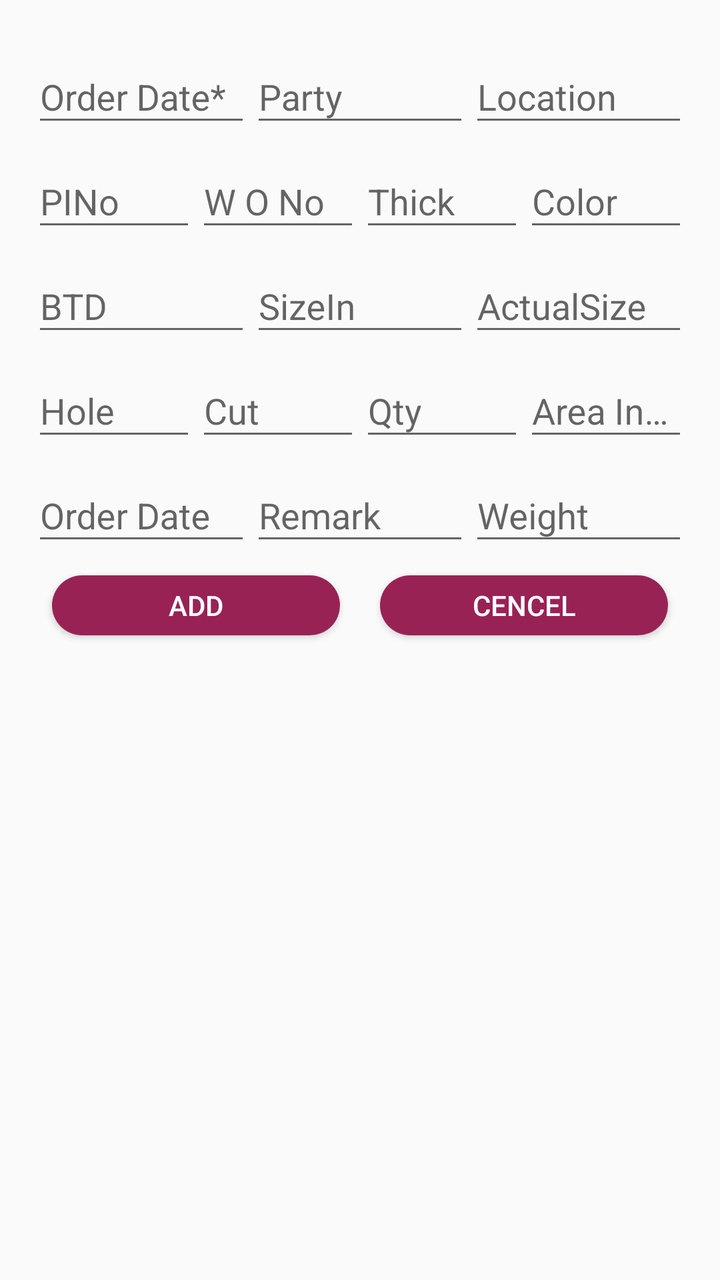
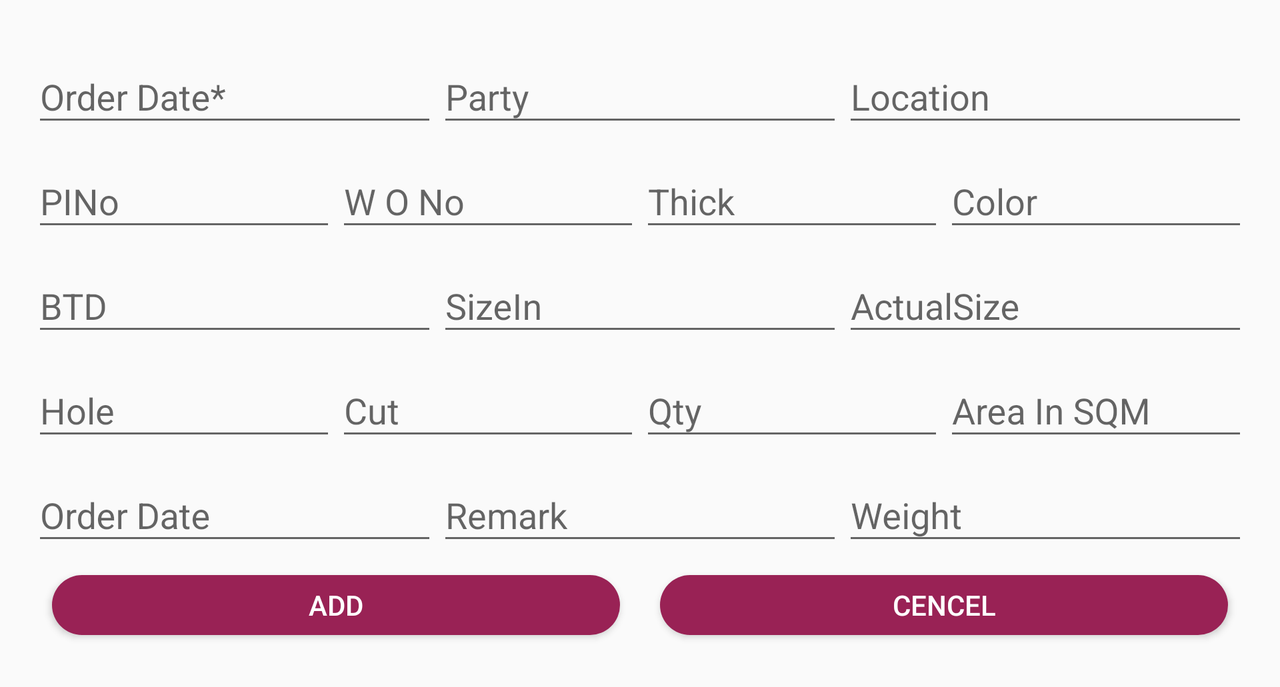

One screen, two layout resources from the same app: the default and the repository's alternative for another configuration. Each is rendered where Android would select it; the XML of both is given below.
<!-- AndroidManifest.xml: application theme AppTheme -->
<!-- res/layout/order_dialog.xml -->
<?xml version="1.0" encoding="utf-8"?>
<LinearLayout xmlns:android="http://schemas.android.com/apk/res/android"
    android:layout_width="match_parent"
    android:layout_height="match_parent"
    android:orientation="vertical"
    android:padding="@dimen/activity_horizontal_margin">




        <LinearLayout
            android:layout_width="match_parent"
            android:layout_height="wrap_content"
            android:orientation="horizontal">
            <android.support.design.widget.TextInputLayout
                android:id="@+id/input_layout_WorkingDate"
                android:layout_width="wrap_content"
                android:layout_height="wrap_content"
                android:layout_weight="1">

                <android.support.v7.widget.AppCompatEditText
                    android:id="@+id/editTextWorkingDate"
                    android:layout_width="match_parent"
                    android:layout_height="wrap_content"
                    android:hint="Order Date*"
                    android:inputType="date" />

            </android.support.design.widget.TextInputLayout>
            <android.support.design.widget.TextInputLayout
                android:id="@+id/input_layout_PartyName"
                android:layout_width="wrap_content"
                android:layout_height="wrap_content"
                android:layout_weight="1">

                <android.support.v7.widget.AppCompatEditText
                    android:id="@+id/editTextPartyName"
                    android:layout_width="match_parent"
                   android:layout_height="wrap_content"
                    android:hint="Party" />
                <requestFocus></requestFocus>
            </android.support.design.widget.TextInputLayout>
            <android.support.design.widget.TextInputLayout
                android:id="@+id/input_layout_Location"
                android:layout_width="wrap_content"
                android:layout_height="wrap_content"
                android:layout_weight="1">

                <android.support.v7.widget.AppCompatEditText
                    android:id="@+id/editTextLocation"
                    android:layout_width="match_parent"

                    android:layout_height="wrap_content"
                    android:hint="Location"
                    />

            </android.support.design.widget.TextInputLayout>



        </LinearLayout>
        <LinearLayout
            android:layout_width="match_parent"
            android:layout_height="wrap_content"
            android:orientation="horizontal">
            <android.support.design.widget.TextInputLayout
                android:id="@+id/input_layout_PINo"
                android:layout_width="wrap_content"
                android:layout_height="wrap_content"
                android:layout_weight="1">
                <android.support.v7.widget.AppCompatEditText
                    android:layout_width="match_parent"
                    android:layout_height="wrap_content"
                    android:id="@+id/editTextPINo"
                    android:hint="PINo"
                    android:inputType="number"
                    />

            </android.support.design.widget.TextInputLayout>
            <android.support.design.widget.TextInputLayout
                android:id="@+id/input_layout_workOrderNo"
                android:layout_width="wrap_content"
                android:layout_height="wrap_content"
                android:layout_weight="1">
                <android.support.v7.widget.AppCompatEditText
                    android:layout_width="match_parent"
                    android:layout_height="wrap_content"
                    android:id="@+id/editTextworkOrderNo"
                    android:hint="W O No"

                    />

            </android.support.design.widget.TextInputLayout>
            <android.support.design.widget.TextInputLayout
                android:id="@+id/input_layout_Thick"
                android:layout_width="wrap_content"
                android:layout_height="wrap_content"
                android:layout_weight="1">
                <android.support.v7.widget.AppCompatEditText
                    android:layout_width="match_parent"
                    android:layout_height="wrap_content"
                    android:id="@+id/editTextThick"
                    android:hint="Thick"

                    />

            </android.support.design.widget.TextInputLayout>

            <android.support.design.widget.TextInputLayout
                android:id="@+id/input_layout_Color"
                android:layout_width="wrap_content"
                android:layout_height="wrap_content"
                android:layout_weight="1">
                <android.support.v7.widget.AppCompatEditText
                    android:layout_width="match_parent"
                    android:layout_height="wrap_content"
                    android:id="@+id/editTextColor"
                    android:hint="Color"

                    />

            </android.support.design.widget.TextInputLayout>



        </LinearLayout>
        <LinearLayout
            android:layout_width="match_parent"
            android:layout_height="wrap_content"
            android:orientation="horizontal">
            <android.support.design.widget.TextInputLayout
                android:id="@+id/input_layout_BTD"
                android:layout_width="wrap_content"
                android:layout_height="wrap_content"
                android:layout_weight="1">
                <android.support.v7.widget.AppCompatEditText
                    android:layout_width="match_parent"
                    android:layout_height="wrap_content"
                    android:id="@+id/editTextBTD"
                    android:hint="BTD"

                    />

            </android.support.design.widget.TextInputLayout>

            <android.support.design.widget.TextInputLayout
                android:id="@+id/input_layout_SizeIn"
                android:layout_width="wrap_content"
                android:layout_height="wrap_content"
                android:layout_weight="1">
                <android.support.v7.widget.AppCompatEditText
                    android:layout_width="match_parent"
                    android:layout_height="wrap_content"
                    android:id="@+id/editTextSizeIn"
                    android:hint="SizeIn"

                    />

            </android.support.design.widget.TextInputLayout>
            <android.support.design.widget.TextInputLayout
                android:id="@+id/input_layout_ActualSize"
                android:layout_width="wrap_content"
                android:layout_height="wrap_content"
                android:layout_weight="1">
                <android.support.v7.widget.AppCompatEditText
                    android:layout_width="match_parent"
                    android:layout_height="wrap_content"
                    android:id="@+id/editTextActualSize"
                    android:hint="ActualSize"

                    />

            </android.support.design.widget.TextInputLayout>


        </LinearLayout>
        <LinearLayout
            android:layout_width="match_parent"
            android:layout_height="wrap_content"
            android:orientation="horizontal">
            <android.support.design.widget.TextInputLayout
                android:id="@+id/input_layout_Hole"
                android:layout_width="wrap_content"
                android:layout_height="wrap_content"
                android:layout_weight="1">
                <android.support.v7.widget.AppCompatEditText
                    android:layout_width="match_parent"
                    android:layout_height="wrap_content"
                    android:id="@+id/editTextHole"
                    android:hint="Hole"

                    />

            </android.support.design.widget.TextInputLayout>

            <android.support.design.widget.TextInputLayout
                android:id="@+id/input_layout_Cut"
                android:layout_width="wrap_content"
                android:layout_height="wrap_content"
                android:layout_weight="1">
                <android.support.v7.widget.AppCompatEditText
                    android:layout_width="match_parent"
                    android:layout_height="wrap_content"
                    android:id="@+id/editTextCut"
                    android:hint="Cut"

                    />

            </android.support.design.widget.TextInputLayout>
            <android.support.design.widget.TextInputLayout
                android:id="@+id/input_layout_Qty"
                android:layout_width="wrap_content"
                android:layout_height="wrap_content"
                android:layout_weight="1">
                <android.support.v7.widget.AppCompatEditText
                    android:layout_width="match_parent"
                    android:layout_height="wrap_content"
                    android:id="@+id/editTextQty"
                    android:hint="Qty" android:inputType="number"

                    />

            </android.support.design.widget.TextInputLayout>
            <android.support.design.widget.TextInputLayout
                android:id="@+id/input_layout_AreaInSQM"
                android:layout_width="wrap_content"
                android:layout_height="wrap_content"
                android:layout_weight="1">
                <android.support.v7.widget.AppCompatEditText
                    android:layout_width="match_parent"
                    android:layout_height="wrap_content"
                    android:id="@+id/editTextAreaInSQM"
                    android:hint="Area In SQM" android:inputType="numberDecimal"

                    />

            </android.support.design.widget.TextInputLayout>


        </LinearLayout>
        <LinearLayout
            android:layout_width="match_parent"
            android:layout_height="wrap_content"
            android:orientation="horizontal">
            <android.support.design.widget.TextInputLayout
                android:id="@+id/input_layout_OrderDate"
                android:layout_width="wrap_content"
                android:layout_height="wrap_content"
                android:layout_weight="1">
                <android.support.v7.widget.AppCompatEditText
                    android:layout_width="match_parent"
                    android:layout_height="wrap_content"
                    android:id="@+id/editTextOrderDate"
                    android:hint="Order Date"
                    android:inputType="date"
                   />

            </android.support.design.widget.TextInputLayout>

            <android.support.design.widget.TextInputLayout
                android:id="@+id/input_layout_Remark"
                android:layout_width="wrap_content"
                android:layout_height="wrap_content"
                android:layout_weight="1">
                <android.support.v7.widget.AppCompatEditText
                    android:layout_width="match_parent"
                    android:layout_height="wrap_content"
                    android:id="@+id/editTextRemark"
                    android:hint="Remark"
                    android:inputType="none"
                    />

            </android.support.design.widget.TextInputLayout>

            <android.support.design.widget.TextInputLayout
                android:id="@+id/input_layout_Weight"
                android:layout_width="wrap_content"
                android:layout_height="wrap_content"
                android:layout_weight="1">
                <android.support.v7.widget.AppCompatEditText
                    android:layout_width="match_parent"
                    android:layout_height="wrap_content"
                    android:id="@+id/editTextWeight"
                    android:hint="Weight" android:inputType="numberDecimal"

                    />

            </android.support.design.widget.TextInputLayout>


        </LinearLayout>
        <LinearLayout
            android:layout_width="match_parent"
            android:layout_height="wrap_content"
            android:orientation="horizontal">

            <CheckBox
                android:id="@+id/checkBox"
                android:layout_width="wrap_content"
                android:layout_height="wrap_content"
                android:layout_weight="1"
                android:text="Resat Status of this order"
                android:visibility="gone" />
        </LinearLayout>
        <LinearLayout
            android:layout_width="match_parent"
            android:layout_height="wrap_content"
            android:orientation="horizontal">



            <Button
                android:id="@+id/buttonAddOrder"
                android:layout_width="wrap_content"
                android:layout_height="30dp"
                android:layout_margin="10dp"
                android:layout_weight="1"
                android:background="@drawable/button_background"
                android:text="Add"

                android:textColor="@color/white" />

            <Button
                android:id="@+id/buttonCancel"
                android:layout_width="wrap_content"
                android:layout_height="30dp"
                android:layout_margin="10dp"
                android:layout_weight="1"
                android:background="@drawable/button_background"
                android:text="Cencel"

                android:textColor="@color/white"/>

        </LinearLayout>



</LinearLayout>
<!-- resources referenced by this layout -->
<resources>
  <color name="white">#fff</color>
  <dimen name="activity_horizontal_margin">16dp</dimen>
  <!-- drawable button_background (drawable) -->
  <?xml version="1.0" encoding="utf-8"?>
  <shape xmlns:android="http://schemas.android.com/apk/res/android"
      android:shape="rectangle">
      <solid android:color="@color/button_background_color" />
      <corners android:radius="70dp" />
  </shape>
  <style name="AppTheme" parent="Theme.AppCompat.Light.DarkActionBar">
          
          <item name="colorPrimary">@color/button_background_color</item>
          <item name="colorPrimaryDark">@color/statusBarColor</item>
          <item name="colorAccent">@color/colorAccent</item>
      </style>
  <color name="button_background_color">#925</color>
  <color name="colorAccent">#FF4081</color>
</resources>
<!-- res/layout-land/order_dialog.xml (the repository's variant of the layout above) -->
<!-- drawn on the phone turned sideways -->
<?xml version="1.0" encoding="utf-8"?>
<ScrollView xmlns:android="http://schemas.android.com/apk/res/android"
    android:layout_width="fill_parent"
    android:layout_height="wrap_content"
    android:layout_weight="1" >
<LinearLayout
    android:layout_width="match_parent"
    android:layout_height="match_parent"
    android:orientation="vertical"
    android:padding="@dimen/activity_horizontal_margin">




    <LinearLayout
        android:layout_width="match_parent"
        android:layout_height="wrap_content"
        android:orientation="horizontal">
        <android.support.design.widget.TextInputLayout
            android:id="@+id/input_layout_WorkingDate"
            android:layout_width="wrap_content"
            android:layout_height="wrap_content"
            android:layout_weight="1">

            <android.support.v7.widget.AppCompatEditText
                android:id="@+id/editTextWorkingDate"
                android:layout_width="match_parent"
                android:layout_height="wrap_content"
                android:hint="Order Date*"
                android:inputType="date" />

        </android.support.design.widget.TextInputLayout>
        <android.support.design.widget.TextInputLayout
            android:id="@+id/input_layout_PartyName"
            android:layout_width="wrap_content"
            android:layout_height="wrap_content"
            android:layout_weight="1">

            <android.support.v7.widget.AppCompatEditText
                android:id="@+id/editTextPartyName"
                android:layout_width="match_parent"
                android:layout_height="wrap_content"
                android:hint="Party" />
            <requestFocus></requestFocus>
        </android.support.design.widget.TextInputLayout>
        <android.support.design.widget.TextInputLayout
            android:id="@+id/input_layout_Location"
            android:layout_width="wrap_content"
            android:layout_height="wrap_content"
            android:layout_weight="1">

            <android.support.v7.widget.AppCompatEditText
                android:id="@+id/editTextLocation"
                android:layout_width="match_parent"

                android:layout_height="wrap_content"
                android:hint="Location"
                />

        </android.support.design.widget.TextInputLayout>



    </LinearLayout>
    <LinearLayout
        android:layout_width="match_parent"
        android:layout_height="wrap_content"
        android:orientation="horizontal">
        <android.support.design.widget.TextInputLayout
            android:id="@+id/input_layout_PINo"
            android:layout_width="wrap_content"
            android:layout_height="wrap_content"
            android:layout_weight="1">
            <android.support.v7.widget.AppCompatEditText
                android:layout_width="match_parent"
                android:layout_height="wrap_content"
                android:id="@+id/editTextPINo"
                android:hint="PINo"
                android:inputType="number"
                />

        </android.support.design.widget.TextInputLayout>
        <android.support.design.widget.TextInputLayout
            android:id="@+id/input_layout_workOrderNo"
            android:layout_width="wrap_content"
            android:layout_height="wrap_content"
            android:layout_weight="1">
            <android.support.v7.widget.AppCompatEditText
                android:layout_width="match_parent"
                android:layout_height="wrap_content"
                android:id="@+id/editTextworkOrderNo"
                android:hint="W O No"

                />

        </android.support.design.widget.TextInputLayout>
        <android.support.design.widget.TextInputLayout
            android:id="@+id/input_layout_Thick"
            android:layout_width="wrap_content"
            android:layout_height="wrap_content"
            android:layout_weight="1">
            <android.support.v7.widget.AppCompatEditText
                android:layout_width="match_parent"
                android:layout_height="wrap_content"
                android:id="@+id/editTextThick"
                android:hint="Thick"

                />

        </android.support.design.widget.TextInputLayout>

        <android.support.design.widget.TextInputLayout
            android:id="@+id/input_layout_Color"
            android:layout_width="wrap_content"
            android:layout_height="wrap_content"
            android:layout_weight="1">
            <android.support.v7.widget.AppCompatEditText
                android:layout_width="match_parent"
                android:layout_height="wrap_content"
                android:id="@+id/editTextColor"
                android:hint="Color"

                />

        </android.support.design.widget.TextInputLayout>



    </LinearLayout>
    <LinearLayout
        android:layout_width="match_parent"
        android:layout_height="wrap_content"
        android:orientation="horizontal">
        <android.support.design.widget.TextInputLayout
            android:id="@+id/input_layout_BTD"
            android:layout_width="wrap_content"
            android:layout_height="wrap_content"
            android:layout_weight="1">
            <android.support.v7.widget.AppCompatEditText
                android:layout_width="match_parent"
                android:layout_height="wrap_content"
                android:id="@+id/editTextBTD"
                android:hint="BTD"

                />

        </android.support.design.widget.TextInputLayout>

        <android.support.design.widget.TextInputLayout
            android:id="@+id/input_layout_SizeIn"
            android:layout_width="wrap_content"
            android:layout_height="wrap_content"
            android:layout_weight="1">
            <android.support.v7.widget.AppCompatEditText
                android:layout_width="match_parent"
                android:layout_height="wrap_content"
                android:id="@+id/editTextSizeIn"
                android:hint="SizeIn"

                />

        </android.support.design.widget.TextInputLayout>
        <android.support.design.widget.TextInputLayout
            android:id="@+id/input_layout_ActualSize"
            android:layout_width="wrap_content"
            android:layout_height="wrap_content"
            android:layout_weight="1">
            <android.support.v7.widget.AppCompatEditText
                android:layout_width="match_parent"
                android:layout_height="wrap_content"
                android:id="@+id/editTextActualSize"
                android:hint="ActualSize"

                />

        </android.support.design.widget.TextInputLayout>


    </LinearLayout>
    <LinearLayout
        android:layout_width="match_parent"
        android:layout_height="wrap_content"
        android:orientation="horizontal">
        <android.support.design.widget.TextInputLayout
            android:id="@+id/input_layout_Hole"
            android:layout_width="wrap_content"
            android:layout_height="wrap_content"
            android:layout_weight="1">
            <android.support.v7.widget.AppCompatEditText
                android:layout_width="match_parent"
                android:layout_height="wrap_content"
                android:id="@+id/editTextHole"
                android:hint="Hole"

                />

        </android.support.design.widget.TextInputLayout>

        <android.support.design.widget.TextInputLayout
            android:id="@+id/input_layout_Cut"
            android:layout_width="wrap_content"
            android:layout_height="wrap_content"
            android:layout_weight="1">
            <android.support.v7.widget.AppCompatEditText
                android:layout_width="match_parent"
                android:layout_height="wrap_content"
                android:id="@+id/editTextCut"
                android:hint="Cut"

                />

        </android.support.design.widget.TextInputLayout>
        <android.support.design.widget.TextInputLayout
            android:id="@+id/input_layout_Qty"
            android:layout_width="wrap_content"
            android:layout_height="wrap_content"
            android:layout_weight="1">
            <android.support.v7.widget.AppCompatEditText
                android:layout_width="match_parent"
                android:layout_height="wrap_content"
                android:id="@+id/editTextQty"
                android:hint="Qty" android:inputType="number"

                />

        </android.support.design.widget.TextInputLayout>
        <android.support.design.widget.TextInputLayout
            android:id="@+id/input_layout_AreaInSQM"
            android:layout_width="wrap_content"
            android:layout_height="wrap_content"
            android:layout_weight="1">
            <android.support.v7.widget.AppCompatEditText
                android:layout_width="match_parent"
                android:layout_height="wrap_content"
                android:id="@+id/editTextAreaInSQM"
                android:hint="Area In SQM" android:inputType="numberDecimal"

                />

        </android.support.design.widget.TextInputLayout>


    </LinearLayout>
    <LinearLayout
        android:layout_width="match_parent"
        android:layout_height="wrap_content"
        android:orientation="horizontal">
        <android.support.design.widget.TextInputLayout
            android:id="@+id/input_layout_OrderDate"
            android:layout_width="wrap_content"
            android:layout_height="wrap_content"
            android:layout_weight="1">
            <android.support.v7.widget.AppCompatEditText
                android:layout_width="match_parent"
                android:layout_height="wrap_content"
                android:id="@+id/editTextOrderDate"
                android:hint="Order Date"
                android:inputType="date"
                />

        </android.support.design.widget.TextInputLayout>

        <android.support.design.widget.TextInputLayout
            android:id="@+id/input_layout_Remark"
            android:layout_width="wrap_content"
            android:layout_height="wrap_content"
            android:layout_weight="1">
            <android.support.v7.widget.AppCompatEditText
                android:layout_width="match_parent"
                android:layout_height="wrap_content"
                android:id="@+id/editTextRemark"
                android:hint="Remark"
                android:inputType="none"
                />

        </android.support.design.widget.TextInputLayout>

        <android.support.design.widget.TextInputLayout
            android:id="@+id/input_layout_Weight"
            android:layout_width="wrap_content"
            android:layout_height="wrap_content"
            android:layout_weight="1">
            <android.support.v7.widget.AppCompatEditText
                android:layout_width="match_parent"
                android:layout_height="wrap_content"
                android:id="@+id/editTextWeight"
                android:hint="Weight" android:inputType="numberDecimal"

                />

        </android.support.design.widget.TextInputLayout>


    </LinearLayout>
    <LinearLayout
        android:layout_width="match_parent"
        android:layout_height="wrap_content"
        android:orientation="horizontal">

        <CheckBox
            android:id="@+id/checkBox"
            android:layout_width="wrap_content"
            android:layout_height="wrap_content"
            android:layout_weight="1"
            android:text="Resat Status of this order"
            android:visibility="gone" />
    </LinearLayout>
    <LinearLayout
        android:layout_width="match_parent"
        android:layout_height="wrap_content"
        android:orientation="horizontal">



        <Button
            android:id="@+id/buttonAddOrder"
            android:layout_width="wrap_content"
            android:layout_height="30dp"
            android:layout_margin="10dp"
            android:layout_weight="1"
            android:background="@drawable/button_background"
            android:text="Add"

            android:textColor="@color/white" />

        <Button
            android:id="@+id/buttonCancel"
            android:layout_width="wrap_content"
            android:layout_height="30dp"
            android:layout_margin="10dp"
            android:layout_weight="1"
            android:background="@drawable/button_background"
            android:text="Cencel"

            android:textColor="@color/white"/>

    </LinearLayout>


</LinearLayout></ScrollView>
